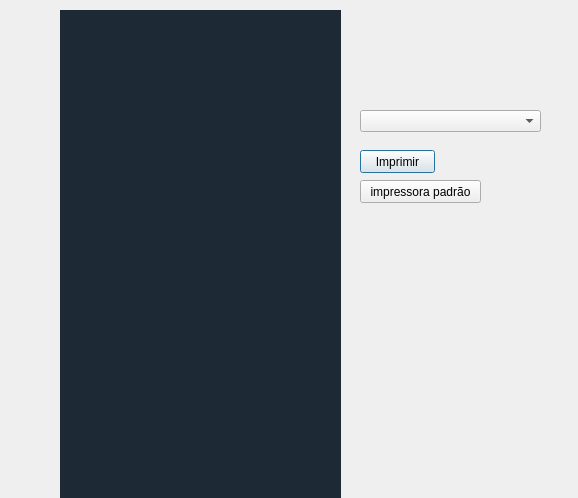
<?xml version="1.0" encoding="UTF-8"?>
<ui version="4.0">
 <class>Dialog</class>
 <widget class="QDialog" name="Dialog">
  <property name="windowModality">
   <enum>Qt::ApplicationModal</enum>
  </property>
  <property name="geometry">
   <rect>
    <x>0</x>
    <y>0</y>
    <width>578</width>
    <height>498</height>
   </rect>
  </property>
  <property name="windowTitle">
   <string>Visualizar</string>
  </property>
  <property name="modal">
   <bool>true</bool>
  </property>
  <widget class="QLabel" name="label">
   <property name="geometry">
    <rect>
     <x>60</x>
     <y>10</y>
     <width>281</width>
     <height>841</height>
    </rect>
   </property>
   <property name="styleSheet">
    <string notr="true">background-color: rgba(16,30,41,240);</string>
   </property>
   <property name="text">
    <string/>
   </property>
   <property name="pixmap">
    <pixmap>../../../../../../cupom_vendas/Recibos/Desmontração De teste.pdf.jpeg</pixmap>
   </property>
   <property name="scaledContents">
    <bool>true</bool>
   </property>
   <property name="wordWrap">
    <bool>false</bool>
   </property>
  </widget>
  <widget class="QPushButton" name="pushButton">
   <property name="geometry">
    <rect>
     <x>360</x>
     <y>150</y>
     <width>75</width>
     <height>23</height>
    </rect>
   </property>
   <property name="cursor">
    <cursorShape>PointingHandCursor</cursorShape>
   </property>
   <property name="text">
    <string>Imprimir</string>
   </property>
  </widget>
  <widget class="QComboBox" name="comboBox">
   <property name="geometry">
    <rect>
     <x>360</x>
     <y>110</y>
     <width>181</width>
     <height>22</height>
    </rect>
   </property>
  </widget>
  <widget class="QPushButton" name="pushButton_2">
   <property name="geometry">
    <rect>
     <x>360</x>
     <y>180</y>
     <width>121</width>
     <height>23</height>
    </rect>
   </property>
   <property name="cursor">
    <cursorShape>PointingHandCursor</cursorShape>
   </property>
   <property name="text">
    <string>impressora padrão</string>
   </property>
  </widget>
 </widget>
 <resources/>
 <connections/>
</ui>
